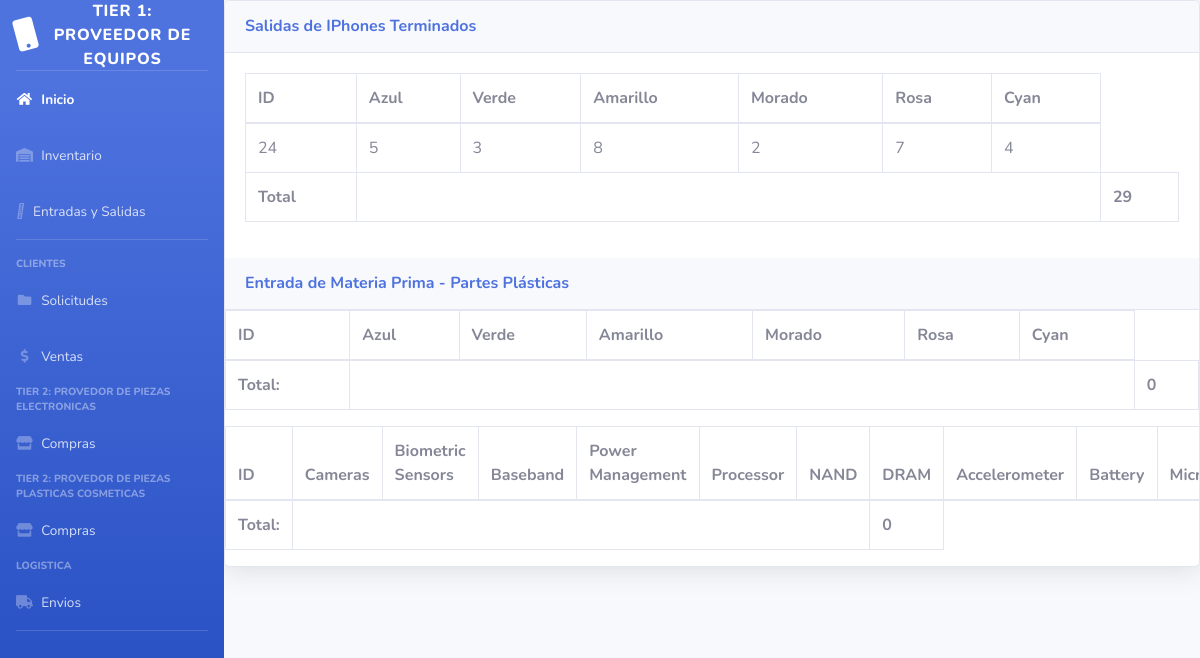
Page /entryexit/ on the committed database.
### productos/models.py (models this page shows, shortened)
class Solicitud(models.Model):
    carcasa_color_azul = models.IntegerField()
    carcasa_color_verde = models.IntegerField()
    carcasa_color_amarillo = models.IntegerField()
    carcasa_color_morado = models.IntegerField()
    carcasa_color_rosa = models.IntegerField()
    carcasa_color_cyan = models.IntegerField()

### productos/views.py (the view)
# urls.py: path('entryexit/', views.entryexit, name='entryexit'),
def entryexit(request):
    solicitudes = Solicitud.objects.all()
    total_solicitudes = sum(
        [
            solicitud.carcasa_color_azul
            + solicitud.carcasa_color_verde
            + solicitud.carcasa_color_amarillo
            + solicitud.carcasa_color_morado
            + solicitud.carcasa_color_rosa
            + solicitud.carcasa_color_cyan
            for solicitud in solicitudes
        ]
    )
    plastic_parts_data = PlasticParts.objects.last()
    electronic_parts_data = ElectronicParts.objects.last()
    total_plastic_parts = (
        (
            plastic_parts_data.carcasa_color_azul
            + plastic_parts_data.carcasa_color_verde
            + plastic_parts_data.carcasa_color_amarillo
            + plastic_parts_data.carcasa_color_morado
            + plastic_parts_data.carcasa_color_rosa
            + plastic_parts_data.carcasa_color_cyan
        )
        if plastic_parts_data
        else 0
    )
    total_electronic_parts = (
        (
            electronic_parts_data.cameras
            + electronic_parts_data.biometric_sensors
            + electronic_parts_data.baseband
            + electronic_parts_data.power_management
            + electronic_parts_data.processor
            + electronic_parts_data.nand
            + electronic_parts_data.dram
            + electronic_parts_data.accelerometer
            + electronic_parts_data.battery
            + electronic_parts_data.microphone
            + electronic_parts_data.speakers
        )
        if electronic_parts_data
        else 0
    )
    return render(
        request,
        "entry.html",
        {
            "solicitudes": solicitudes,
            "total_solicitudes": total_solicitudes,
            "plastic_parts": PlasticParts.objects.all(),  # Obtén todos los registros de PlasticParts
            "electronic_parts": ElectronicParts.objects.all(),  # Obtén todos los registros de ElectronicParts
            "total_plastic_parts": total_plastic_parts,
            "total_electronic_parts": total_electronic_parts,
        },
    )

### productos/templates/entry.html (shortened to what this page needs)
{% load static %}
<!DOCTYPE html>
<html lang="en">
<head>
    <link href="{% static 'css/sb-admin-2.min.css' %}" rel="stylesheet" type="text/css">
    <link rel="stylesheet" href="https://cdnjs.cloudflare.com/ajax/libs/font-awesome/5.15.3/css/all.min.css">
</head>
<body id="page-top">
    <div id="wrapper">
        <ul class="navbar-nav bg-gradient-primary sidebar sidebar-dark accordion" id="accordionSidebar">
            <a class="sidebar-brand d-flex align-items-center justify-content-center" href="/">
                <div class="sidebar-brand-icon rotate-n-15">
                    <i class="fas fa-mobile"></i>
                </div>
                <div class="sidebar-brand-text mx-3">Tier 1: Proveedor de Equipos</div>
            </a>
            <hr class="sidebar-divider my-0">
            <li class="nav-item active">
                <a class="nav-link" href="/">
                    <i class="fas fa-fw fa-home"></i>
                    <span>Inicio</span></a>
            </li>
            <li class="nav-item">
                <a class="nav-link collapsed" href="/warehouse">
                    <i class="fas fa-fw fa-warehouse"></i>
                    <span>Inventario</span>
                </a>
            </li>
            <li class="nav-item">
                <a class="nav-link collapsed" href="/entryexit">
                    <i class="fa-solid fa-door-open"></i>
                    <span>Entradas y Salidas</span>
                </a>
            </li>
            <hr class="sidebar-divider">
            <div class="sidebar-heading">
                Clientes
            </div>
            <li class="nav-item">
                <a class="nav-link collapsed" href="/clientrequest">
                    <i class="fas fa-fw fa-folder"></i>
                    <span>Solicitudes</span>
                </a>
            </li>
            <li class="nav-item">
                <a class="nav-link collapsed" href="/clientsell">
                    <i class="fas fa-fw fa-dollar-sign"></i>
                    <span>Ventas</span>
                </a>
            </li>
            <div class="sidebar-heading">
                Tier 2: Provedor de piezas Electronicas
            </div>
            <li class="nav-item">
                <a class="nav-link collapsed" href="/t2pesell">
                    <i class="fas fa-fw fa-store"></i>
                    <span>Compras</span>
                </a>
            </li>
            <div class="sidebar-heading">
                Tier 2: Provedor de piezas plasticas cosmeticas
            </div>
            <li class="nav-item">
                <a class="nav-link collapsed" href="/t2pcsell">
                    <i class="fas fa-fw fa-store"></i>
                    <span>Compras</span>
                </a>
            </li>
            <div class="sidebar-heading">
                Logistica
            </div>
            <li class="nav-item">
                <a class="nav-link collapsed" href="/logship">
                    <i class="fas fa-fw fa-truck"></i>
                    <span>Envios</span>
                </a>
            </li>
            <hr class="sidebar-divider">
        </ul>
        <div id="content-wrapper" class="d-flex flex-column">
            <div class="card shadow mb-4">
                <div class="card-header py-3">
                    <h6 class="m-0 font-weight-bold text-primary">Salidas de IPhones Terminados</h6>
                </div>
                <div class="card-body">
                    <div class="table-responsive">
                        <table class="table table-bordered" id="dataTable" width="100%" cellspacing="0">
                            <thead>
                                <tr>
                                    <th>ID</th>
                                    <th>Azul</th>
                                    <th>Verde</th>
                                    <th>Amarillo</th>
                                    <th>Morado</th>
                                    <th>Rosa</th>
                                    <th>Cyan</th>
                                </tr>
                            </thead>
                            <tbody>
                                {% for solicitud in solicitudes %}
                                <tr>
                                    <td>{{ solicitud.id }}</td>
                                    <td>{{ solicitud.carcasa_color_azul }}</td>
                                    <td>{{ solicitud.carcasa_color_verde }}</td>
                                    <td>{{ solicitud.carcasa_color_amarillo }}</td>
                                    <td>{{ solicitud.carcasa_color_morado }}</td>
                                    <td>{{ solicitud.carcasa_color_rosa }}</td>
                                    <td>{{ solicitud.carcasa_color_cyan }}</td>
                                </tr>
                                {% endfor %}
                            </tbody>
                            <tfoot>
                                <tr>
                                    <th>Total</th>
                                    <th colspan="6"></th>
                                    <th>{{ total_solicitudes }}</th>
                                </tr>
                            </tfoot>
                        </table>
                    </div>
                </div>
                <div class="card-header py-3">
                    <h6 class="m-0 font-weight-bold text-primary">Entrada de Materia Prima - Partes Plásticas</h6>
                </div>
                <div class="table-responsive">
                    <table class="table table-bordered" id="dataTablePlastic" width="100%" cellspacing="0">
                        <thead>
                            <tr>
                                <th>ID</th>
                                <th>Azul</th>
                                <th>Verde</th>
                                <th>Amarillo</th>
                                <th>Morado</th>
                                <th>Rosa</th>
                                <th>Cyan</th>
                            </tr>
                        </thead>
                        <tfoot>
                            <tr>
                                <th>Total:</th>
                                <th colspan="6"></th>
                                <th>{{ total_plastic_parts }}</th>
                            </tr>
                        </tfoot>
                    </table>
                </div>
                <div class="table-responsive">
                    <table class="table table-bordered" id="dataTableElectronic" width="100%" cellspacing="0">
                        <thead>
                            <tr>
                                <th>ID</th>
                                <th>Cameras</th>
                                <th>Biometric Sensors</th>
                                <th>Baseband</th>
                                <th>Power Management</th>
                                <th>Processor</th>
                                <th>NAND</th>
                                <th>DRAM</th>
                                <th>Accelerometer</th>
                                <th>Battery</th>
                                <th>Microphone</th>
                            </tr>
                        </thead>
                        <tfoot>
                            <tr>
                                <th>Total:</th>
                                <th colspan="6"></th>
                                <th>{{ total_electronic_parts }}</th>
                            </tr>
                        </tfoot>
                    </table>
                </div>
            </div>
        </div>
    </div>
</body>
</html>

### rows in the picture
Solicitud: id "24", carcasa_color_azul "5", carcasa_color_verde "3", carcasa_color_amarillo "8", carcasa_color_morado "2", carcasa_color_rosa "7", carcasa_color_cyan "4"

### other values in the picture
{{ total_solicitudes }} "29"
{{ total_plastic_parts }} "0"
{{ total_electronic_parts }} "0"
